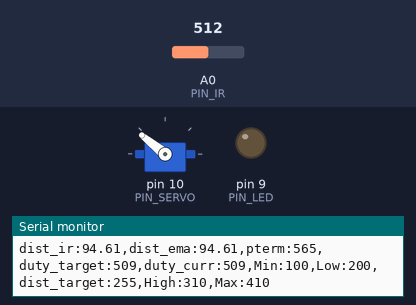
This sketch was run on a simulated Arduino Uno, built with avr-gcc and run on an emulated ATmega328P. Parts: servo, output pins drawn as LEDs (lit = HIGH), the last lines printed to the serial monitor. The inputs (shaded band) are chosen by the test bench; at power-on: A0 (PIN_IR) = 512.

Above: at 1.2 s.
1.3 s: A0 (PIN_IR) set to 122
At 2.9 s:
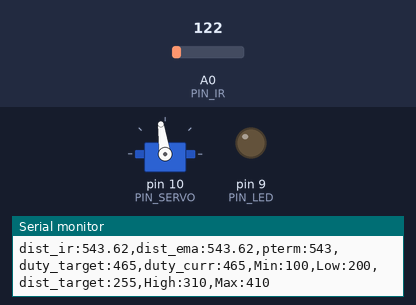
3.5 s: A0 (PIN_IR) set to 215
At 4.3 s:
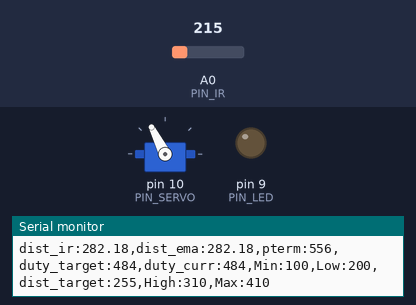
5.3 s: A0 (PIN_IR) set to 90
At 6.4 s:
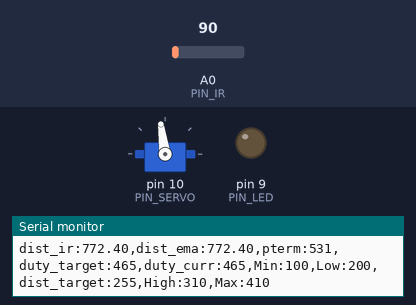
Timing chart, 0 to 8.3 s (numbered marks = the images above; inputs shaded):
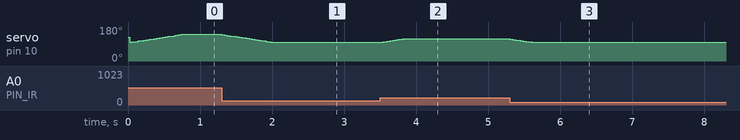

Measured:
- after the input at 1.3 s, servo on pin 10 (PIN_SERVO): moves from 141° to 98° over 0.72 s, starting at once
- after the input at 3.5 s, servo on pin 10 (PIN_SERVO): moves from 98° to 117° over 0.32 s, starting at once
- after the input at 5.3 s, servo on pin 10 (PIN_SERVO): moves from 117° to 98° over 0.30 s, starting at once

The sketch:

22_Pcontrol_20213101.ino
```cpp
#include <Servo.h>

/////////////////////////////
// Configurable parameters //
/////////////////////////////

// Arduino pin assignment
#define PIN_LED 9            // [20200000] LED핀 설정
#define PIN_SERVO 10         //[20191979] Servo 핀 설정
#define PIN_IR A0            // [20191979] 적외선 핀(아날로그핀)

// Framework setting
#define _DIST_TARGET 205    // [20213085] 정지하려는 위치 목표값
#define _DIST_MIN 100         //[20191979] 최소거리
#define _DIST_MAX 410         //[20191979] 최대거리

// Distance sensor
#define _DIST_ALPHA 0.5 //[20203118] DIST_ALPHA 값 설정

// Servo range
#define _DUTY_MIN 1550    // [20213083]서보 각도의 최솟값 설정
#define _DUTY_NEU 1850    // [20213090]서보 수평 각도 펄스 값
#define _DUTY_MAX 2150        // [20213081] 서보 각도의 최댓값

// Servo speed control
#define _SERVO_ANGLE 30 //[20203118] 최대 가동범위에 따른 목표 서보 회전각
#define _SERVO_SPEED 30 //[20203118] 서보 속도 설정

// Event periods
#define _INTERVAL_DIST 20   // [20213099] 거리 센서 주기 설정
#define _INTERVAL_SERVO 20  // [20213099] 서보 주기 설정
#define _INTERVAL_SERIAL 100  // [20213099] 시리얼 표시 주기 설정

// PID parameters
#define _KP 1.3        //[20191979] 비례제어 값

//////////////////////
// global variables //
//////////////////////

// Servo instance
Servo myservo;  // [20213090] 서보 인스턴스 선언

//********************************************************************************************

// Distance sensor
float dist_target; // location to send the ball
float dist_raw, dist_ema; //[20203118] 거리와 노이즈 필터 적용 후 거리를 저장하기 위한 변수

// Event periods
unsigned long last_sampling_time_dist, last_sampling_time_servo, last_sampling_time_serial; //[20203118] 마지막으로 측정한 거리, 마지막으로 측정한 서보 각도(각 이벤트별로 업데이트를 위해 측정하는 시간)
bool event_dist, event_servo, event_serial; //[20203118] 이벤트 별로 이번 루프에서 업데이트 여부

// Servo speed control
int duty_chg_per_interval; //[20213086]interval 당 최대 duty 변화량
int duty_target, duty_curr; //[20213086] 목표 duty와 현재 duty 값

// PID variables
float error_curr, error_prev, control, pterm, dterm, iterm, alpha;
//[20213086] error_curr: 현재 주기 오차값 / error_prev : 이전 주기 오차 값 / control : PID 제어량 / pterm, dterm, iterm : 비례,적분,미분 이득값

//********************************************************************************************

void setup() {
// initialize GPIO pins for LED and attach servo
  pinMode(PIN_LED, OUTPUT);

// move servo to neutral position
  myservo.attach(PIN_SERVO);
  duty_target = duty_curr = _DUTY_NEU;
  myservo.writeMicroseconds(duty_curr);

// initialize global variables
duty_curr=_DUTY_MIN; //[20203118] duty_curr 값 초기화
dist_target=_DIST_TARGET; //[20203118] dist_target 값 초기화
alpha = _DIST_ALPHA;

last_sampling_time_dist = last_sampling_time_servo = last_sampling_time_serial = 0;
event_dist = event_servo = event_serial = false;

// initialize serial port
Serial.begin(57600);

// convert angle speed into duty change per interval.
  duty_chg_per_interval = int((_DUTY_MAX-_DUTY_MIN)*((float)_SERVO_SPEED/_SERVO_ANGLE)*(float(_INTERVAL_DIST)/1000.0)); //[20203118] duty_chg_per_interval 값 설정
}

//********************************************************************************************

void loop() {
/////////////////////
// Event generator //
/////////////////////
// [20213090]
unsigned long time_curr = millis();
if(time_curr >= last_sampling_time_dist + _INTERVAL_DIST){
        last_sampling_time_dist += _INTERVAL_DIST;
        event_dist = true;
}
if(time_curr >= last_sampling_time_servo + _INTERVAL_SERVO){
        last_sampling_time_servo += _INTERVAL_SERVO;
        event_servo = true;
}
if(time_curr >= last_sampling_time_serial + _INTERVAL_SERIAL){
        last_sampling_time_serial += _INTERVAL_SERIAL;
        event_serial = true;
}


////////////////////
// Event handlers //
////////////////////

  if(event_dist) {
      event_dist = false;
  // get a distance reading from the distance sensor
      dist_raw = ir_distance_filtered();

  // PID control logic
    error_curr = dist_target - dist_raw;
    pterm = error_curr; //[20213083]
    control =_KP*pterm; //[20203118]

  // duty_target = f(duty_neutral, control)
    duty_target = _DUTY_NEU + control; //[20213086]

  // keep duty_target value within the range of [_DUTY_MIN, _DUTY_MAX]
if(duty_target > _DUTY_MAX){duty_target = _DUTY_MAX;}
if(duty_target < _DUTY_MIN){duty_target = _DUTY_MIN;}
//[20213086]
  }

//********************************************************************************************

  if(event_servo) {
event_servo=false; //[20203118]

    // adjust duty_curr toward duty_target by duty_chg_per_interval
if(duty_target > duty_curr) {
    duty_curr += duty_chg_per_interval;
    if(duty_curr > duty_target) duty_curr = duty_target;
  }
else {
    duty_curr -= duty_chg_per_interval;
    if(duty_curr < duty_target) duty_curr = duty_target;
  } //[20213086]

    // update servo position
myservo.writeMicroseconds(duty_curr); //[20213086]
  }

  alpha = 0.1;
  dist_ema = (1-alpha) * dist_ema + alpha * dist_raw;

  if(event_serial) {
    event_serial = false; //[20203118]
    Serial.print("dist_ir:");
    Serial.print(dist_raw);
    Serial.print(",dist_ema:");
    Serial.print(dist_ema);
    Serial.print(",pterm:");
    Serial.print(map(pterm,-1000,1000,510,610));
    Serial.print(",duty_target:");
    Serial.print(map(duty_target,1000,2000,410,510));
    Serial.print(",duty_curr:");
    Serial.print(map(duty_curr,1000,2000,410,510));
    Serial.println(",Min:100,Low:200,dist_target:255,High:310,Max:410");
  }
}

float ir_distance(void){ // return value unit: mm
  float val;
  float volt = float(analogRead(PIN_IR));
  val = ((6762.0/(volt-9.0))-4.0) * 10.0;
  val = 100 + 300.0 / (_DIST_MAX - _DIST_MIN) *(val - _DIST_MIN);
  return val;
}

//********************************************************************************************

float ir_distance_filtered(void){ // return value unit: mm
  return ir_distance(); // for now, just use ir_distance() without noise filter.
}
```
